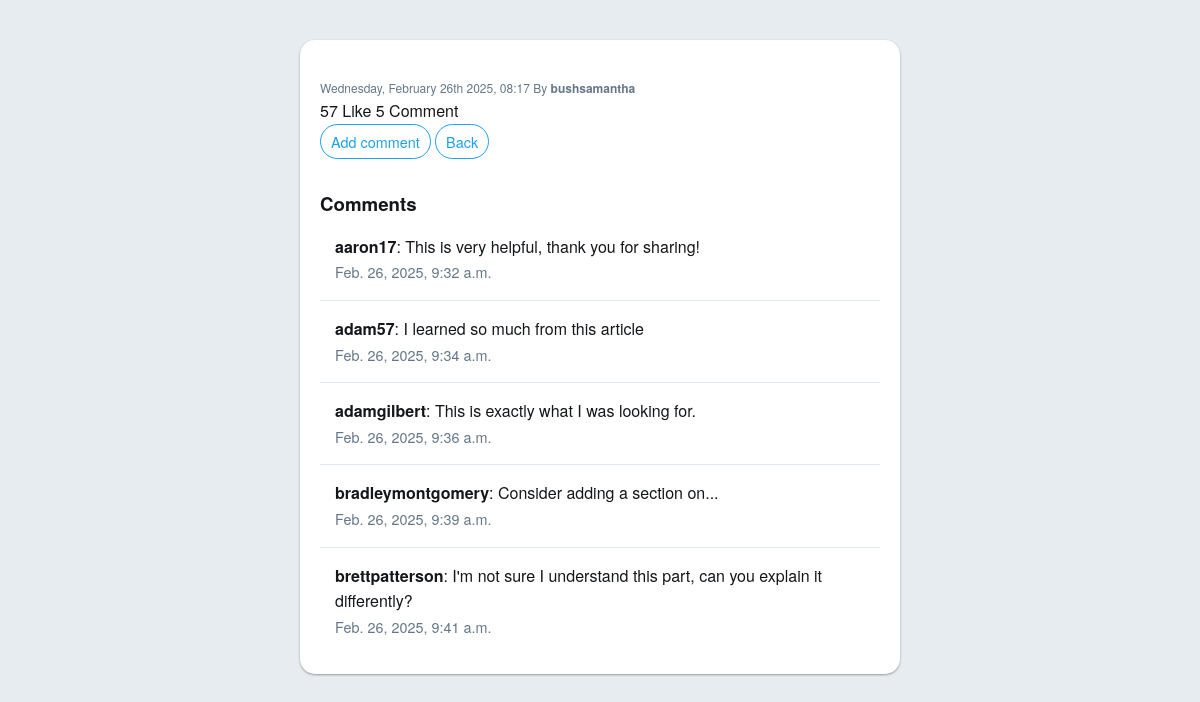
Screenshot of /posts/231/comments with the database file from the repository.
### twitt_app/models.py (models this page shows, shortened)
class Post(models.Model):
    author = models.ForeignKey(User, on_delete=models.CASCADE,related_name='posts')
    text = models.TextField()
    created_at = models.DateTimeField(auto_now_add=True)
    def like_count(self):
        return self.likes.count()
    def comment_count(self):
        return self.comments.count()

class Comment(models.Model):
    post = models.ForeignKey(Post, on_delete=models.CASCADE, related_name='comments')
    author = models.ForeignKey(User, on_delete=models.CASCADE)
    text = models.TextField()
    created_at = models.DateTimeField(auto_now_add=True)

### twitt_app/views.py (the view)
# urls.py: path('<int:pk>/comments', views.PostCommentView.as_view(), name='post_comments'),
class PostCommentView(DetailView):
    model =Post
    template_name = "twitt_app/detail_post.html"
    def get_context_data(self, **kwargs):
        context = super(PostCommentView, self).get_context_data(**kwargs)
        context['comments'] = Comment.objects.filter(post=self.object)
        return context

### twitt_app/templatetags/humanreadble.py (called while the page is built)
@register.filter
def human_readable_date(value):
    return value.strftime('%A, %B %dth %Y, %H:%M')

### twitt_app/templates/twitt_app/detail_post.html (shortened to what this page needs)
{% extends 'base.html' %}
{% load humanreadble %}
{% block content %}
<div class="container mt-5">
    <div class="card mb-4">
        <div class="card-body">
            <p class="text-muted">
                <small>{{ post.created_at | human_readable_date }} By <strong>{{ post.author.username }}</strong></small>
            </p>
            <div class="d-flex justify-content-between">
                <span>{{ post.like_count }} Like</span>
                <span>{{ post.comment_count }} Comment</span>
            </div>
            <div class="mt-3">
                <a href="{% url 'Add_comments' post.pk %}" class="btn btn-primary"> Add comment</a>
                <a href="{% url 'post_list' %}" class="btn btn-secondary"> Back</a>
            </div>
        </div>
    </div>
    <div class="comments-section">
        <h3>Comments</h3>
        <ul class="list-group">
            {% for comment in comments %}
                <li class="list-group-item">
                    <p>
                        <strong>{{ comment.author.username }}</strong>: {{ comment.text }}
                    </p>
                    <small class="text-muted">{{ comment.created_at }}</small>
                </li>
            {% empty %}
                <li class="list-group-item"> Not comment yet</li>
            {% endfor %}
        </ul>
    </div>
</div>
{% endblock %}

### static/css/style_post_list.css (style rules this page uses)
:root { --primary-color: #1da1f2; --bg-color: #e6ecf0; --text-color: #14171a; --muted-color: #657786; --light-bg: #f5f8fa; --border-color: #e1e8ed; --border-radius: 20px; --transition-duration: 0.2s; }
* { margin: 0; padding: 0; box-sizing: border-box; }
body { font-family: 'Helvetica Neue', Helvetica, Arial, sans-serif; background-color: var(--bg-color); color: var(--text-color); line-height: 1.6; padding: 20px; }
.container { max-width: 600px; margin: 20px auto; background: #ffffff; padding: 20px; border-radius: 15px; box-shadow: 0 1px 3px rgba(0, 0, 0, 0.12), 0 1px 2px rgba(0, 0, 0, 0.24); }
ul.list-group { list-style: none; padding: 0; }
.list-group-item { border-bottom: 1px solid var(--border-color); padding: 15px; transition: background-color var(--transition-duration) ease; }
.list-group-item:last-child { border-bottom: none; }
.text-muted { color: var(--muted-color); font-size: 0.9em; }
.btn { padding: 5px 10px; font-size: 0.9em; border: 1px solid var(--primary-color); border-radius: var(--border-radius); background: #ffffff; color: var(--primary-color); cursor: pointer; transition: background-color var(--transition-duration) ease, color var(--transition-duration) ease; text-decoration: none; display: inline-block; }
a { color: var(--primary-color); text-decoration: none; }

### static/css/style_detail_post.css (style rules this page uses)
.comments-section { margin-top: 30px; }

### rows the page displays
Post: created_at|human_readable_date "Wednesday, February 26th 2025, 08:17", author.username "bushsamantha", like_count "57", comment_count "5"
Comment: author.username "aaron17", text "This is very helpful, thank you for sharing!", created_at "Feb. 26, 2025, 9:32 a.m."
Comment: author.username "adam57", text "I learned so much from this article", created_at "Feb. 26, 2025, 9:34 a.m."
Comment: author.username "adamgilbert", text "This is exactly what I was looking for.", created_at "Feb. 26, 2025, 9:36 a.m."
Comment: author.username "bradleymontgomery", text "Consider adding a section on...", created_at "Feb. 26, 2025, 9:39 a.m."
Comment: author.username "brettpatterson", text "I'm not sure I understand this part, can you explain it differently?", created_at "Feb. 26, 2025, 9:41 a.m."
